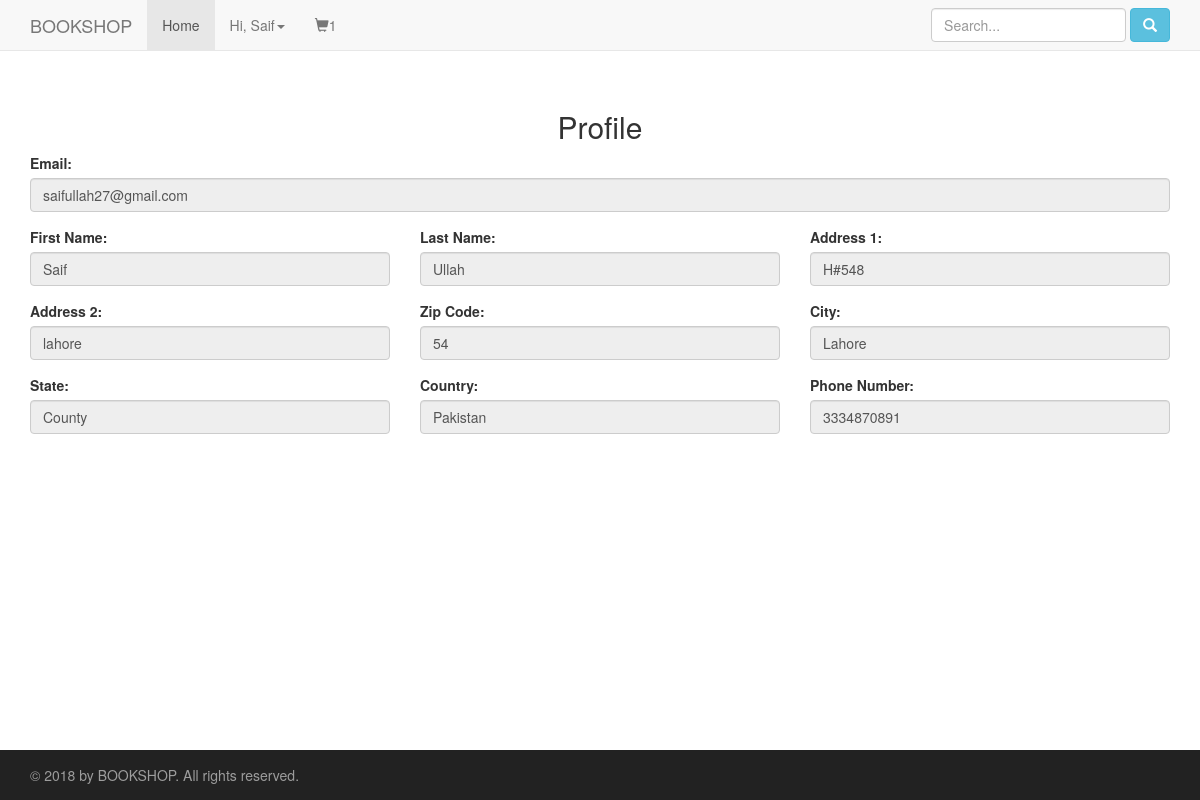
Page /account/profile/view (signed in) on the committed database.
### tables this page shows
CREATE TABLE users 
(userId INTEGER PRIMARY KEY, 
password TEXT,
email TEXT,
firstName TEXT,
lastName TEXT,
address1 TEXT,
address2 TEXT,
zipcode TEXT,
city TEXT,
state TEXT,
country TEXT, 
phone TEXT
);

### main.py (the view)
@app.route("/account/profile/view")
def viewProfile():
    if 'email' not in session:
        return redirect(url_for('root'))
    loggedIn, firstName, noOfItems = makeSignin()
    with sqlite3.connect('app.db') as conn:
        connectionCursor = conn.cursor()
        connectionCursor.execute("SELECT userId, email, firstName, lastName, address1, address2, zipcode, city, state, country, phone FROM users WHERE email = '" + session['email'] + "'")
        profileData = connectionCursor.fetchone()
    conn.close()
    return render_template("viewProfile.html", profileData=profileData, loggedIn=loggedIn, firstName=firstName, noOfItems=noOfItems)

### main.py (called while the page is built)
def makeSignin():
    with sqlite3.connect('app.db') as conn:
        connectionCursor = conn.cursor()
        if 'email' not in session:
            loggedIn = False
            firstName = ''
            noOfItems = 0
        else:
            loggedIn = True
            connectionCursor.execute("SELECT userId, firstName FROM users WHERE email = '" + session['email'] + "'")
            userId, firstName = connectionCursor.fetchone()
            connectionCursor.execute("SELECT count(productId) FROM kart WHERE userId = " + str(userId))
            noOfItems = connectionCursor.fetchone()[0]
    conn.close()
    return (loggedIn, firstName, noOfItems)

### templates/viewProfile.html (shortened to what this page needs)
<!DOCTYPE HTML>
<html>
<head>
<link rel="stylesheet" href="https://maxcdn.bootstrapcdn.com/bootstrap/3.3.7/css/bootstrap.min.css">
</head>
<body>
<div class="navbar navbar-default navbar-fixed-top">
    <div class="container">
         <div class="navbar-header">
            <a class="navbar-brand" rel="home" href="/" title="Buy Everything">BOOKSHOP</a>
        </div>
        <div id="navbar" class="collapse navbar-collapse navbar-responsive-collapse">
            <ul class="nav navbar-nav">
                <li class="active"><a href="/">Home</a></li>
				{% if not loggedIn %}
				<li><a class="link" href="/loginForm">Sign In</a></li>
				{% else %}
                <li class="dropdown">
                    <a href="#" class="dropdown-toggle" data-toggle="dropdown" role="button" aria-haspopup="true" aria-expanded="false">Hi, {{firstName}}<span class="caret"></span></a>
                </li>
				{% endif %}
				<li><a class="link" href="/cart">
					<span class="glyphicon glyphicon-shopping-cart"></span>{{noOfItems}}
				</a></li>
            </ul>
			<form class="navbar-form navbar-right" role="search" method="get" id="searchform" action="/search">
				<div class="form-group">
					<input name="searchBox" id="searchBox" type="text" class="search-query form-control" autocomplete="off" placeholder="Search...">
					<button id="searchButton" class="btn btn-info" type="submit" value="Search">
					  <span class="glyphicon glyphicon-search"></span>
					</button>
				</div>
			</form>
		</div>
    </div>
</div>
<div class="container">
    	<div class="row">
	<h2 align="center">Profile</h2>
	<form id="login-form" action="/updateProfile" method="POST" class="form"  style="display: block;">
		<div class="form-group col-xs-10 col-sm-8 col-md-8 col-lg-12"><label>Email:</label><input type="email" name="email"tabindex="1" class="form-control" value={{profileData[1]}} readonly="readonly"></div>
		<div class="form-group col-xs-10 col-sm-4 col-md-4 col-lg-4"><label>First Name:</label><input type="text" tabindex="1" class="form-control" name="firstName" value={{profileData[2]}} readonly="readonly"></div>
		<div class="form-group col-xs-10 col-sm-4 col-md-4 col-lg-4"><label>Last Name: </label><input type="text" tabindex="1" class="form-control" name="lastName" value={{profileData[3]}} readonly="readonly"></div>
		<div class="form-group col-xs-10 col-sm-4 col-md-4 col-lg-4"><label>Address 1:</label> <input type="text"tabindex="1" class="form-control" name="address1" value={{profileData[4]}} readonly="readonly"></div>
		<div class="form-group col-xs-10 col-sm-4 col-md-4 col-lg-4"><label>Address 2:</label> <input type="text"tabindex="1" class="form-control" name="address2" value={{profileData[5]}} readonly="readonly"></div>
		<div class="form-group col-xs-10 col-sm-4 col-md-4 col-lg-4"><label>Zip Code:</label> <input type="text"tabindex="1" class="form-control" name="zipcode" value={{profileData[6]}} readonly="readonly"></div>
		<div class="form-group col-xs-10 col-sm-4 col-md-4 col-lg-4"><label>City:</label> <input type="text"tabindex="1" class="form-control" name="city" value={{profileData[7]}} readonly="readonly"></div>
		<div class="form-group col-xs-10 col-sm-4 col-md-4 col-lg-4"><label>State:</label> <input type="text" tabindex="1" class="form-control" name="state" value={{profileData[8]}} readonly="readonly"></div>
		<div class="form-group col-xs-10 col-sm-4 col-md-4 col-lg-4"><label>Country:</label> <input type="text"tabindex="1" class="form-control" name="country" value={{profileData[9]}} readonly="readonly"></div>
		<div class="form-group col-xs-10 col-sm-4 col-md-4 col-lg-4"><label>Phone Number:</label> <input type="text" tabindex="1" class="form-control" name="phone" value={{profileData[10]}} readonly="readonly"></div>
	</form>
</div>
</div>
<nav class="navbar-wrapper navbar-inverse navbar-fixed-bottom">
  <div class="container-fluid">
    <p class="navbar-text pull-left">&copy; 2018 by BOOKSHOP. All rights reserved.</p>
  </div>
</nav>
</body>
</html>

### templates/viewProfile.html (style rules this page uses)
body { padding-top: 90px; }

### rows in the picture
users: firstName "Saif", email "saifullah27@gmail.com", lastName "Ullah", address1 "H#548", address2 "lahore", zipcode "54", city "Lahore", state "County", country "Pakistan", phone "3334870891"

### other values in the picture
{{ noOfItems }} "1"
